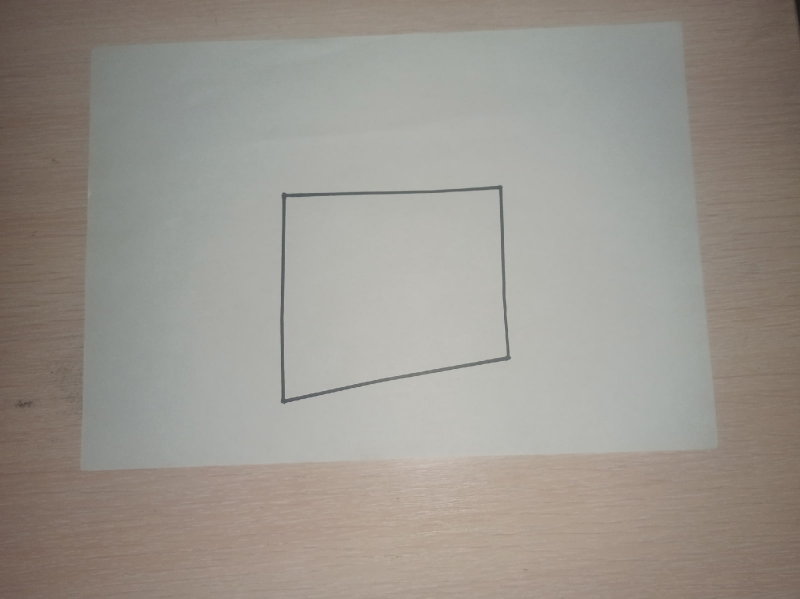
#> input picture data/test1.jpg, 1600 x 1198 px (shown at 1/2 size); its folder holds only this picture in this run
$ python -i functions.py   (imports and definitions only)
#> lines starting #> are read from the running program, lines starting #| are printed output that depends on the picture; after the words box and inside, x2 and y2 are one past the last pixel; in counts of white or black regions, pixels touching at a corner belong together
#> further down, picture is the input picture: shape (1198, 1600, 3); mean B, G, R 141.8, 149.2, 154.2
import numpy as np
import cv2
import os
from skimage.feature import canny


#  функция, загружающая фотографии
# [14 lines left out: functions get_images, polygon_preparation, not called in this run]


#  функция, занимающаяся обработкой фото с предметами перед поиском контура
#  TODO: подобрать более оптимальные параметры
def item_preparation(item):
    result = cv2.cvtColor(item, cv2.COLOR_BGR2GRAY)
    result = cv2.GaussianBlur(result, (5, 5), cv2.BORDER_DEFAULT)
    result = canny(result, sigma=0.3).astype(np.uint8)
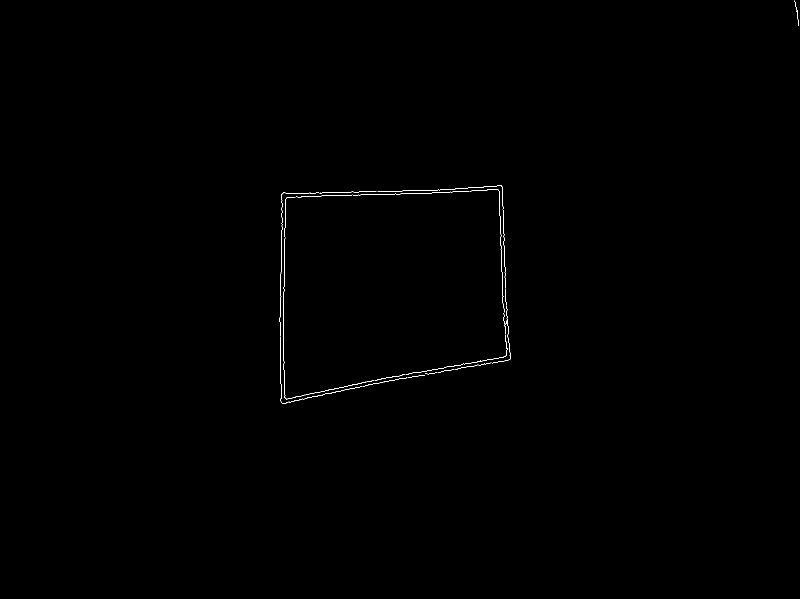
#> result: shape (1198, 1600) (shown at 1/2 size); values 0 (black) and 1 (white), 0.18% white in thin lines or dots, all inside (x1, y1, x2, y2) = (559, 1, 1598, 808)
    kernel = cv2.getStructuringElement(cv2.MORPH_RECT, (16, 16))
    result = cv2.morphologyEx(result, cv2.MORPH_CLOSE, kernel)
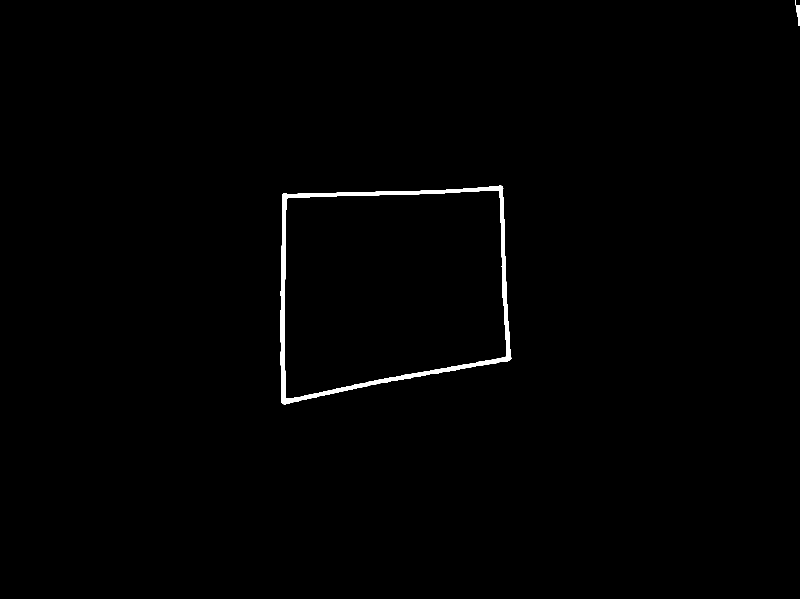
#> result: shape (1198, 1600) (shown at 1/2 size); values 0 (black) and 1 (white), 0.68% white; 2 white regions
    return result


#  функция, возвращающая контур полигона
# [6 lines left out: function get_contour_polygon, not called in this run]


#  функция, возвращающая контуры предметов
def get_contours_items(image):
    img = item_preparation(image)
    contours, _ = cv2.findContours(img, cv2.RETR_EXTERNAL, cv2.CHAIN_APPROX_NONE)
#> contours = 2 contours; box (x1, y1, x2, y2) and area: (560, 371, 1023, 809) 171149, (1590, 0, 1600, 52) 166
    return contours


#  функция, проводящая предварительную проверку на то, что сумма площадей объектов меньше площади многоугольника
def area_check(polygon, items):
    return cv2.contourArea(polygon) > sum([cv2.contourArea(item) for item in items])


# функция, сравнивающая радиусы описанной окружности предмета и описанной окружности многоугольника
# [42 lines left out: functions radius_check, can_fit, body, not called in this run]

>>> import cv2
>>> picture = cv2.imread('data/test1.jpg')
>>> result = get_contours_items(picture)
#> result has the same summary as contours in get_contours_items
